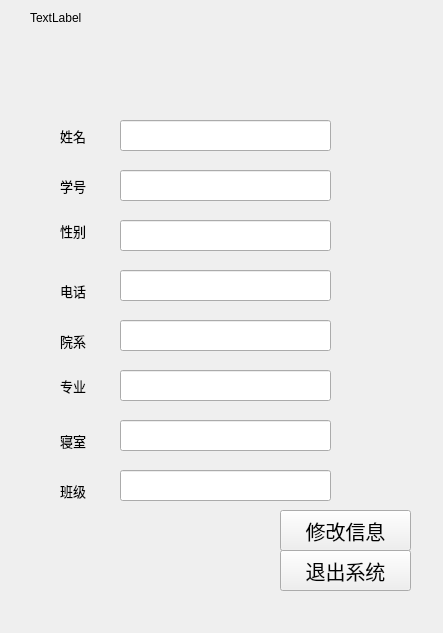
<?xml version="1.0" encoding="UTF-8"?>
<ui version="4.0">
 <class>Student</class>
 <widget class="QWidget" name="Student">
  <property name="geometry">
   <rect>
    <x>0</x>
    <y>0</y>
    <width>443</width>
    <height>633</height>
   </rect>
  </property>
  <property name="windowTitle">
   <string>Form</string>
  </property>
  <widget class="QWidget" name="widget" native="true">
   <property name="geometry">
    <rect>
     <x>-10</x>
     <y>40</y>
     <width>441</width>
     <height>581</height>
    </rect>
   </property>
   <widget class="QPushButton" name="pushButton">
    <property name="geometry">
     <rect>
      <x>290</x>
      <y>470</y>
      <width>131</width>
      <height>41</height>
     </rect>
    </property>
    <property name="font">
     <font>
      <family>方正粗圆宋简体</family>
      <pointsize>15</pointsize>
     </font>
    </property>
    <property name="text">
     <string>修改信息</string>
    </property>
   </widget>
   <widget class="QLineEdit" name="NamelineEdit">
    <property name="geometry">
     <rect>
      <x>130</x>
      <y>80</y>
      <width>211</width>
      <height>31</height>
     </rect>
    </property>
   </widget>
   <widget class="QLabel" name="label">
    <property name="geometry">
     <rect>
      <x>70</x>
      <y>80</y>
      <width>41</width>
      <height>31</height>
     </rect>
    </property>
    <property name="font">
     <font>
      <family>方正粗圆宋简体</family>
      <pointsize>10</pointsize>
     </font>
    </property>
    <property name="text">
     <string>姓名</string>
    </property>
   </widget>
   <widget class="QLabel" name="label_2">
    <property name="geometry">
     <rect>
      <x>70</x>
      <y>130</y>
      <width>41</width>
      <height>31</height>
     </rect>
    </property>
    <property name="font">
     <font>
      <family>方正粗圆宋简体</family>
      <pointsize>10</pointsize>
     </font>
    </property>
    <property name="text">
     <string>学号</string>
    </property>
   </widget>
   <widget class="QLabel" name="label_3">
    <property name="geometry">
     <rect>
      <x>70</x>
      <y>240</y>
      <width>41</width>
      <height>21</height>
     </rect>
    </property>
    <property name="font">
     <font>
      <family>方正粗圆宋简体</family>
      <pointsize>10</pointsize>
     </font>
    </property>
    <property name="text">
     <string>电话</string>
    </property>
   </widget>
   <widget class="QLineEdit" name="NumberlineEdit">
    <property name="geometry">
     <rect>
      <x>130</x>
      <y>130</y>
      <width>211</width>
      <height>31</height>
     </rect>
    </property>
   </widget>
   <widget class="QLineEdit" name="TellineEdit">
    <property name="geometry">
     <rect>
      <x>130</x>
      <y>230</y>
      <width>211</width>
      <height>31</height>
     </rect>
    </property>
   </widget>
   <widget class="QLineEdit" name="YuanxilineEdit">
    <property name="geometry">
     <rect>
      <x>130</x>
      <y>280</y>
      <width>211</width>
      <height>31</height>
     </rect>
    </property>
   </widget>
   <widget class="QLabel" name="label_4">
    <property name="geometry">
     <rect>
      <x>70</x>
      <y>290</y>
      <width>41</width>
      <height>21</height>
     </rect>
    </property>
    <property name="font">
     <font>
      <family>方正粗圆宋简体</family>
      <pointsize>10</pointsize>
     </font>
    </property>
    <property name="text">
     <string>院系</string>
    </property>
   </widget>
   <widget class="QLabel" name="label_5">
    <property name="geometry">
     <rect>
      <x>70</x>
      <y>330</y>
      <width>41</width>
      <height>31</height>
     </rect>
    </property>
    <property name="font">
     <font>
      <family>方正粗圆宋简体</family>
      <pointsize>10</pointsize>
     </font>
    </property>
    <property name="text">
     <string>专业</string>
    </property>
   </widget>
   <widget class="QLineEdit" name="ZhuanyelineEdit">
    <property name="geometry">
     <rect>
      <x>130</x>
      <y>330</y>
      <width>211</width>
      <height>31</height>
     </rect>
    </property>
   </widget>
   <widget class="QPushButton" name="pushButton_2">
    <property name="geometry">
     <rect>
      <x>290</x>
      <y>510</y>
      <width>131</width>
      <height>41</height>
     </rect>
    </property>
    <property name="font">
     <font>
      <family>方正粗圆宋简体</family>
      <pointsize>15</pointsize>
     </font>
    </property>
    <property name="text">
     <string>退出系统</string>
    </property>
   </widget>
   <widget class="QLabel" name="label_6">
    <property name="geometry">
     <rect>
      <x>70</x>
      <y>390</y>
      <width>31</width>
      <height>21</height>
     </rect>
    </property>
    <property name="font">
     <font>
      <family>方正粗圆宋简体</family>
      <pointsize>10</pointsize>
     </font>
    </property>
    <property name="text">
     <string>寝室</string>
    </property>
   </widget>
   <widget class="QLineEdit" name="QinshilineEdit">
    <property name="geometry">
     <rect>
      <x>130</x>
      <y>380</y>
      <width>211</width>
      <height>31</height>
     </rect>
    </property>
   </widget>
   <widget class="QLineEdit" name="ClasslineEdit">
    <property name="geometry">
     <rect>
      <x>130</x>
      <y>430</y>
      <width>211</width>
      <height>31</height>
     </rect>
    </property>
   </widget>
   <widget class="QLabel" name="label_7">
    <property name="geometry">
     <rect>
      <x>70</x>
      <y>440</y>
      <width>51</width>
      <height>21</height>
     </rect>
    </property>
    <property name="font">
     <font>
      <family>方正粗圆宋简体</family>
      <pointsize>10</pointsize>
     </font>
    </property>
    <property name="text">
     <string>班级</string>
    </property>
   </widget>
   <widget class="QLineEdit" name="SexlineEdit">
    <property name="geometry">
     <rect>
      <x>130</x>
      <y>180</y>
      <width>211</width>
      <height>31</height>
     </rect>
    </property>
   </widget>
   <widget class="QLabel" name="label_8">
    <property name="geometry">
     <rect>
      <x>70</x>
      <y>180</y>
      <width>41</width>
      <height>21</height>
     </rect>
    </property>
    <property name="font">
     <font>
      <family>方正粗圆宋简体</family>
      <pointsize>10</pointsize>
     </font>
    </property>
    <property name="text">
     <string>性别</string>
    </property>
   </widget>
  </widget>
  <widget class="QLabel" name="label_user">
   <property name="geometry">
    <rect>
     <x>30</x>
     <y>10</y>
     <width>72</width>
     <height>15</height>
    </rect>
   </property>
   <property name="text">
    <string>TextLabel</string>
   </property>
  </widget>
 </widget>
 <resources/>
 <connections/>
</ui>
